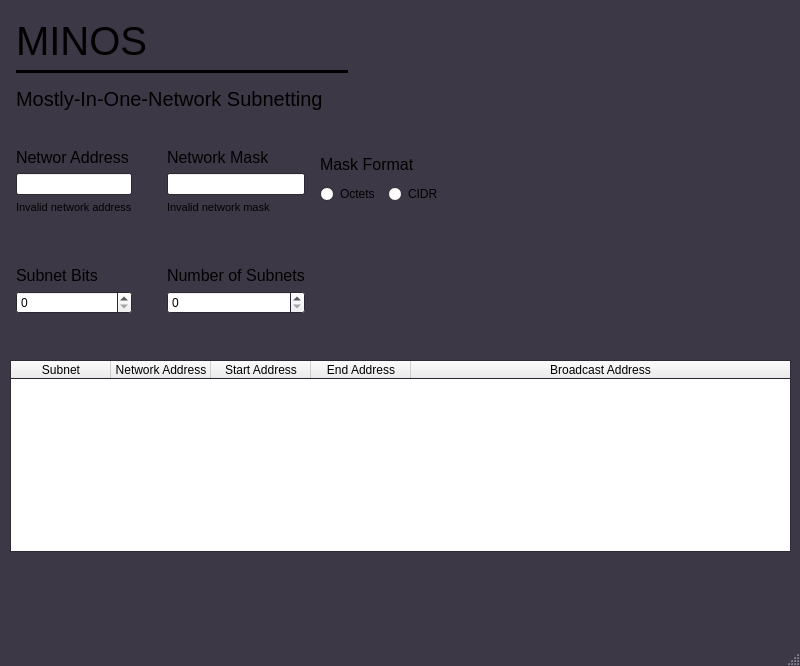
<?xml version="1.0" encoding="UTF-8"?>
<ui version="4.0">
 <class>MainWindow</class>
 <widget class="QMainWindow" name="MainWindow">
  <property name="enabled">
   <bool>true</bool>
  </property>
  <property name="geometry">
   <rect>
    <x>0</x>
    <y>0</y>
    <width>800</width>
    <height>666</height>
   </rect>
  </property>
  <property name="palette">
   <palette>
    <active>
     <colorrole role="Window">
      <brush brushstyle="SolidPattern">
       <color alpha="255">
        <red>61</red>
        <green>56</green>
        <blue>70</blue>
       </color>
      </brush>
     </colorrole>
    </active>
    <inactive>
     <colorrole role="Window">
      <brush brushstyle="SolidPattern">
       <color alpha="255">
        <red>61</red>
        <green>56</green>
        <blue>70</blue>
       </color>
      </brush>
     </colorrole>
    </inactive>
    <disabled>
     <colorrole role="Base">
      <brush brushstyle="SolidPattern">
       <color alpha="255">
        <red>61</red>
        <green>56</green>
        <blue>70</blue>
       </color>
      </brush>
     </colorrole>
     <colorrole role="Window">
      <brush brushstyle="SolidPattern">
       <color alpha="255">
        <red>61</red>
        <green>56</green>
        <blue>70</blue>
       </color>
      </brush>
     </colorrole>
    </disabled>
   </palette>
  </property>
  <property name="windowTitle">
   <string>MainWindow</string>
  </property>
  <property name="unifiedTitleAndToolBarOnMac">
   <bool>false</bool>
  </property>
  <widget class="QWidget" name="centralwidget">
   <widget class="QTableWidget" name="subnet_table">
    <property name="enabled">
     <bool>true</bool>
    </property>
    <property name="geometry">
     <rect>
      <x>10</x>
      <y>360</y>
      <width>781</width>
      <height>192</height>
     </rect>
    </property>
    <property name="sizeIncrement">
     <size>
      <width>10</width>
      <height>10</height>
     </size>
    </property>
    <property name="layoutDirection">
     <enum>Qt::LayoutDirection::LeftToRight</enum>
    </property>
    <property name="showGrid">
     <bool>true</bool>
    </property>
    <property name="gridStyle">
     <enum>Qt::PenStyle::SolidLine</enum>
    </property>
    <property name="wordWrap">
     <bool>true</bool>
    </property>
    <property name="cornerButtonEnabled">
     <bool>false</bool>
    </property>
    <attribute name="horizontalHeaderVisible">
     <bool>true</bool>
    </attribute>
    <attribute name="horizontalHeaderCascadingSectionResizes">
     <bool>false</bool>
    </attribute>
    <attribute name="horizontalHeaderHighlightSections">
     <bool>true</bool>
    </attribute>
    <attribute name="horizontalHeaderShowSortIndicator" stdset="0">
     <bool>false</bool>
    </attribute>
    <attribute name="horizontalHeaderStretchLastSection">
     <bool>true</bool>
    </attribute>
    <column>
     <property name="text">
      <string>Subnet</string>
     </property>
    </column>
    <column>
     <property name="text">
      <string>Network Address</string>
     </property>
    </column>
    <column>
     <property name="text">
      <string>Start Address</string>
     </property>
    </column>
    <column>
     <property name="text">
      <string>End Address</string>
     </property>
    </column>
    <column>
     <property name="text">
      <string>Broadcast Address</string>
     </property>
    </column>
   </widget>
   <widget class="QWidget" name="">
    <property name="geometry">
     <rect>
      <x>16</x>
      <y>18</y>
      <width>332</width>
      <height>100</height>
     </rect>
    </property>
    <layout class="QVBoxLayout" name="verticalLayout_3">
     <item>
      <widget class="QLabel" name="title">
       <property name="font">
        <font>
         <pointsize>30</pointsize>
        </font>
       </property>
       <property name="text">
        <string>MINOS</string>
       </property>
      </widget>
     </item>
     <item>
      <widget class="Line" name="line">
       <property name="frameShadow">
        <enum>QFrame::Shadow::Plain</enum>
       </property>
       <property name="lineWidth">
        <number>5</number>
       </property>
       <property name="orientation">
        <enum>Qt::Orientation::Horizontal</enum>
       </property>
      </widget>
     </item>
     <item>
      <widget class="QLabel" name="subtitle">
       <property name="font">
        <font>
         <pointsize>15</pointsize>
        </font>
       </property>
       <property name="text">
        <string>Mostly-In-One-Network Subnetting</string>
       </property>
      </widget>
     </item>
    </layout>
   </widget>
   <widget class="QWidget" name="">
    <property name="geometry">
     <rect>
      <x>320</x>
      <y>150</y>
      <width>129</width>
      <height>54</height>
     </rect>
    </property>
    <layout class="QGridLayout" name="gridLayout">
     <item row="1" column="0">
      <widget class="QRadioButton" name="octets_button">
       <property name="text">
        <string>Octets</string>
       </property>
      </widget>
     </item>
     <item row="1" column="1">
      <widget class="QRadioButton" name="cidr_button">
       <property name="text">
        <string>CIDR</string>
       </property>
      </widget>
     </item>
     <item row="0" column="0" colspan="2">
      <widget class="QLabel" name="format_label">
       <property name="font">
        <font>
         <pointsize>12</pointsize>
        </font>
       </property>
       <property name="text">
        <string>Mask Format</string>
       </property>
      </widget>
     </item>
    </layout>
   </widget>
   <widget class="QWidget" name="">
    <property name="geometry">
     <rect>
      <x>16</x>
      <y>148</y>
      <width>289</width>
      <height>166</height>
     </rect>
    </property>
    <layout class="QGridLayout" name="gridLayout_2">
     <item row="0" column="0">
      <layout class="QVBoxLayout" name="verticalLayout_2">
       <item>
        <widget class="QLabel" name="address_label">
         <property name="font">
          <font>
           <pointsize>12</pointsize>
          </font>
         </property>
         <property name="text">
          <string>Networ Address</string>
         </property>
        </widget>
       </item>
       <item>
        <widget class="QLineEdit" name="address_input">
         <property name="text">
          <string/>
         </property>
        </widget>
       </item>
       <item>
        <widget class="QLabel" name="invalid_address_label">
         <property name="font">
          <font>
           <pointsize>8</pointsize>
          </font>
         </property>
         <property name="text">
          <string>Invalid network address</string>
         </property>
        </widget>
       </item>
       <item>
        <spacer name="network_numsubnets_vspacer">
         <property name="orientation">
          <enum>Qt::Orientation::Vertical</enum>
         </property>
         <property name="sizeType">
          <enum>QSizePolicy::Policy::Expanding</enum>
         </property>
         <property name="sizeHint" stdset="0">
          <size>
           <width>20</width>
           <height>20</height>
          </size>
         </property>
        </spacer>
       </item>
       <item>
        <widget class="QLabel" name="subnet_bits_label">
         <property name="font">
          <font>
           <pointsize>12</pointsize>
          </font>
         </property>
         <property name="text">
          <string>Subnet Bits</string>
         </property>
        </widget>
       </item>
       <item>
        <widget class="QSpinBox" name="subnet_bits_spinbox"/>
       </item>
      </layout>
     </item>
     <item row="0" column="1">
      <spacer name="horizontalSpacer">
       <property name="orientation">
        <enum>Qt::Orientation::Horizontal</enum>
       </property>
       <property name="sizeHint" stdset="0">
        <size>
         <width>40</width>
         <height>20</height>
        </size>
       </property>
      </spacer>
     </item>
     <item row="0" column="2">
      <layout class="QVBoxLayout" name="verticalLayout">
       <item>
        <widget class="QLabel" name="mask_label">
         <property name="font">
          <font>
           <pointsize>12</pointsize>
          </font>
         </property>
         <property name="text">
          <string>Network Mask</string>
         </property>
        </widget>
       </item>
       <item>
        <widget class="QLineEdit" name="mask_input"/>
       </item>
       <item>
        <widget class="QLabel" name="invalid_mask_label">
         <property name="font">
          <font>
           <pointsize>8</pointsize>
          </font>
         </property>
         <property name="text">
          <string>Invalid network mask</string>
         </property>
        </widget>
       </item>
       <item>
        <spacer name="network_numsubnets_vspacer_2">
         <property name="orientation">
          <enum>Qt::Orientation::Vertical</enum>
         </property>
         <property name="sizeType">
          <enum>QSizePolicy::Policy::Expanding</enum>
         </property>
         <property name="sizeHint" stdset="0">
          <size>
           <width>20</width>
           <height>20</height>
          </size>
         </property>
        </spacer>
       </item>
       <item>
        <widget class="QLabel" name="num_subnets_label">
         <property name="font">
          <font>
           <pointsize>12</pointsize>
          </font>
         </property>
         <property name="text">
          <string>Number of Subnets</string>
         </property>
        </widget>
       </item>
       <item>
        <widget class="QSpinBox" name="num_subnets_spinbox"/>
       </item>
      </layout>
     </item>
    </layout>
   </widget>
  </widget>
  <widget class="QStatusBar" name="statusbar"/>
 </widget>
 <resources/>
 <connections/>
</ui>
